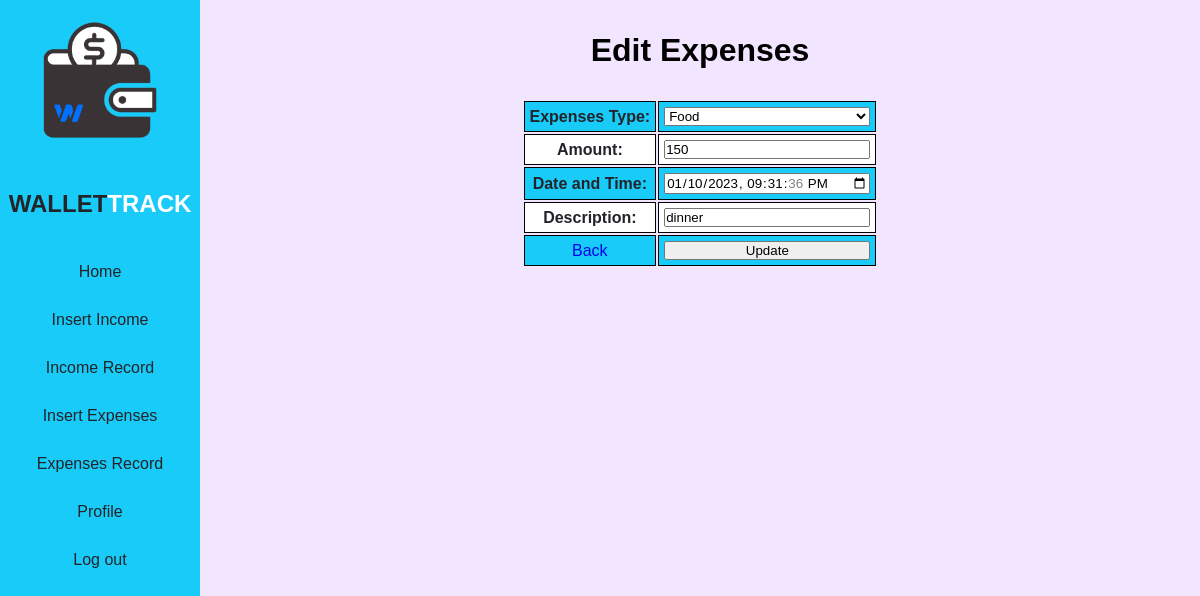
Screenshot of /wallettrack/EditExpenses.php?id=4 with the database file from the repository.
### tables this page shows
CREATE TABLE `expenses_table` (
  `ExpensesID` int(50) NOT NULL,
  `Expenses_Type` varchar(255) NOT NULL,
  `Amount` int(255) NOT NULL,
  `DateTime` datetime NOT NULL,
  `Description` varchar(255) NOT NULL,
  `UserID` int(255) NOT NULL
);

### wallettrack/EditExpenses.php (the view, shortened to what this page needs)
<?php
    include 'DBConnection.php';
    if(isset($_GET['id'])) {
        $expensesID = $_GET['id'];
        $query = "SELECT * FROM `expenses_table` WHERE `ExpensesID` = '$expensesID'";
        $result = mysqli_query($conn,$query);
        $row = mysqli_fetch_assoc($result);
    }
?>
<!DOCTYPE html>
<html lang="en">
<head>
    <link rel="stylesheet" href="Expense.css">
</head>
<body>
    <div class="wrapper">
        <div class="sidebar">
            <img src="WTS.png">
            <h2>Wallet<span>Track</span></h2>
            <ul>
                <li><a href="HP.php">Home</a></li>
                <li><a href="InsertIncomePage.php">Insert Income</a></li>
                <li><a href="IncomeRecordPage.php">Income Record</a></li>
                <li><a href="InsertExpensesPage.php">Insert Expenses</a></li>
                <li><a href="ExpensesRecordPage.php">Expenses Record</a></li>
                <li><a href="Profile.php">Profile</a></li>
                <li><a href="Logout.php">Log out</a></li>
            </ul>
	    </div>
    </div>
    <div class="left">
        <h1>Edit Expenses</h1>
        <table class="EditExpense">
            <form action="" method="post">
                <tr>
                    <th><label for="expenses_type">Expenses Type:</label></th>
                    <td>
                        <select name="expenses_type" required>
                            <option value="Food" <?php if($row['Expenses_Type'] == "Food") echo "selected"; ?>>Food</option>
                        </select>
                    </td>
                </tr>
                <tr>
                    <th><label for="amount">Amount:</label></th>
                    <td>
                        <input type="number" name="amount" value="<?php echo $row['Amount'];?>" required>
                    </td>
                </tr>
                <tr>
                    <th><label for="datetime">Date and Time:</label></th>
                    <td>
                        <input type="datetime-local" name="datetime" value="<?php echo date('Y-m-d\TH:i:s',strtotime($row['DateTime']));?>" required>
                    </td>
                </tr>
                <tr>
                    <th><label for="description">Description:</label></th>
                    <td>
                        <input type="text" name="description" value="<?php echo $row['Description'];?>" required><br>
                    </td>
                </tr>
                <tr>
                    <td><a href="ExpensesRecordPage.php">Back</a></td>
                    <td><button type="submit" name="update">Update</button></td>
                </tr>
            </form>
        </table>
    </div>
</body>
</html>

### wallettrack/Expense.css (style rules this page uses)
:root { --c1:#18cbf8; --c2:#fff; --c3:#222429; --c4:#df5d9a; --c5:#0c08f1; }
* { margin: 0; padding: 0; box-sizing: border-box; list-style: none; text-decoration: none; font-family: "Poppins", sans-serif; }
body { background: #f1e5ff; }
input, select, textarea, button { width: 100%; }
.sidebar img { display: block; margin-left: auto; margin-right: auto; width: 80%; }
.sidebar h2 span { color:var(--c2); }
.wrapper { text-align: center; display: flex; position: relative; z-index: 10; }
.wrapper .sidebar { width: 200px; height: 100%; background: var(--c1); position: fixed; }
.wrapper .sidebar h2 { color: var(--c3); text-transform: uppercase; text-align: center; margin-bottom: 30px; margin-top: 30px; }
.wrapper .sidebar ul li { padding: 15px; }
.wrapper .sidebar ul li a { color: var(--c3); display: block; }
.left { margin-left: 200px; }
.left h1 { padding-top: 2rem; text-align: center; }
.EditExpense { padding-top: 30px; display: flex; gap: 20rem; justify-content: center; white-space: nowrap; }
.EditExpense td,.EditExpense th { padding: 5px; border: 1px solid black; text-align: center; }
.EditExpense tr:nth-child(odd) { background-color:var(--c1); color: var(--c3); }
.EditExpense tr:nth-child(even) { background-color:var(--c2); color: var(--c3); }

### rows the page displays
expenses_table: expenses_type "Food", amount "150", datetime "01/10/2023 21:31:36", description "dinner"
